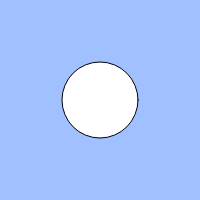
Frame 1 (no input)
Frame 60 (no input): identical to frame 1, image omitted
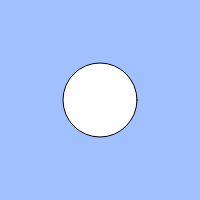
Frame 120 (the mouse pressed at the canvas centre since frame 60)

The p5.js sketch that drew these frames (run headless with seeded random() and noise() and a simulated clock; from frame 60 on, the mouse is pressed at the canvas centre):

// p5.js sketch
// ── sketch.js
// 心臓の鼓動のようなアニメーション
const cycle = 200; // 1周期のフレーム数
let count = 0; // 何フレーム目か

function setup(){
  createCanvas(200, 200);
}

function draw(){
  background(160, 192, 255);
  
  let speed = 1; // アニメーションの速さ
   let size = 75; // BLANK[2]
  count = (count + speed) % cycle;
  if(keyIsPressed){
    count = (count + 5) % cycle;
    }
  if (count <cycle/2){size+=1;
  } 
  else {
    size-=1;
  }
  // BLANK[1] 1周期の前半は size が大きくなり、後半は小さくなる
  ellipse(width / 2, height / 2, size);
}
